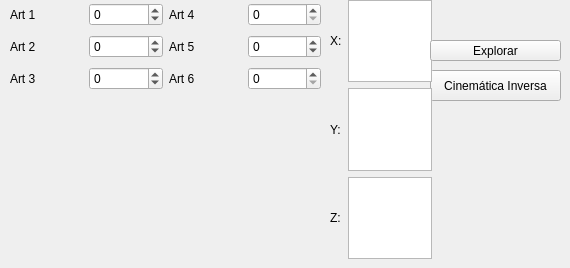
    <widget class="QWidget" name="tabCD">
     <attribute name="title">
      <string>Cinemática del Manipulador</string>
     </attribute>
     <widget class="QWidget" name="gridLayoutWidget">
      <property name="geometry">
       <rect>
        <x>10</x>
        <y>0</y>
        <width>311</width>
        <height>94</height>
       </rect>
      </property>
      <layout class="QGridLayout" name="gridLayout">
       <item row="0" column="1">
        <widget class="QSpinBox" name="spinBox">
         <property name="minimum">
          <number>-360</number>
         </property>
         <property name="maximum">
          <number>360</number>
         </property>
         <property name="singleStep">
          <number>10</number>
         </property>
        </widget>
       </item>
       <item row="1" column="1">
        <widget class="QSpinBox" name="spinBox_2">
         <property name="minimum">
          <number>-360</number>
         </property>
         <property name="maximum">
          <number>360</number>
         </property>
         <property name="singleStep">
          <number>10</number>
         </property>
        </widget>
       </item>
       <item row="0" column="3">
        <widget class="QSpinBox" name="spinBox_4"/>
       </item>
       <item row="1" column="3">
        <widget class="QSpinBox" name="spinBox_5">
         <property name="minimum">
          <number>-360</number>
         </property>
         <property name="maximum">
          <number>360</number>
         </property>
         <property name="singleStep">
          <number>10</number>
         </property>
        </widget>
       </item>
       <item row="2" column="3">
        <widget class="QSpinBox" name="spinBox_6"/>
       </item>
       <item row="0" column="0">
        <widget class="QLabel" name="label">
         <property name="text">
          <string>Art 1</string>
         </property>
        </widget>
       </item>
       <item row="1" column="0">
        <widget class="QLabel" name="label_2">
         <property name="text">
          <string>Art 2</string>
         </property>
        </widget>
       </item>
       <item row="2" column="0">
        <widget class="QLabel" name="label_3">
         <property name="text">
          <string>Art 3</string>
         </property>
        </widget>
       </item>
       <item row="0" column="2">
        <widget class="QLabel" name="label_4">
         <property name="text">
          <string>Art 4</string>
         </property>
        </widget>
       </item>
       <item row="1" column="2">
        <widget class="QLabel" name="label_5">
         <property name="text">
          <string>Art 5</string>
         </property>
        </widget>
       </item>
       <item row="2" column="2">
        <widget class="QLabel" name="label_6">
         <property name="text">
          <string>Art 6</string>
         </property>
        </widget>
       </item>
       <item row="2" column="1">
        <widget class="QSpinBox" name="spinBox_3">
         <property name="minimum">
          <number>-360</number>
         </property>
         <property name="maximum">
          <number>360</number>
         </property>
         <property name="singleStep">
          <number>10</number>
         </property>
        </widget>
       </item>
      </layout>
     </widget>
     <widget class="QPushButton" name="pushButton">
      <property name="geometry">
       <rect>
        <x>430</x>
        <y>70</y>
        <width>131</width>
        <height>31</height>
       </rect>
      </property>
      <property name="text">
       <string>Cinemática Inversa</string>
      </property>
     </widget>
     <widget class="QWidget" name="gridLayoutWidget_2">
      <property name="geometry">
       <rect>
        <x>330</x>
        <y>0</y>
        <width>102</width>
        <height>259</height>
       </rect>
      </property>
      <layout class="QGridLayout" name="gridLayout_2">
       <item row="0" column="0">
        <widget class="QLabel" name="label_7">
         <property name="text">
          <string>X:</string>
         </property>
        </widget>
       </item>
       <item row="1" column="0">
        <widget class="QLabel" name="label_8">
         <property name="text">
          <string>Y:</string>
         </property>
        </widget>
       </item>
       <item row="2" column="0">
        <widget class="QLabel" name="label_9">
         <property name="text">
          <string>Z:</string>
         </property>
        </widget>
       </item>
       <item row="0" column="1">
        <widget class="QTextEdit" name="txtPosX"/>
       </item>
       <item row="1" column="1">
        <widget class="QTextEdit" name="txtPosY"/>
       </item>
       <item row="2" column="1">
        <widget class="QTextEdit" name="txtPosZ"/>
       </item>
      </layout>
     </widget>
     <widget class="QPushButton" name="pushButton_2">
      <property name="geometry">
       <rect>
        <x>430</x>
        <y>40</y>
        <width>131</width>
        <height>21</height>
       </rect>
      </property>
      <property name="text">
       <string>Explorar</string>
      </property>
     </widget>
    </widget>
